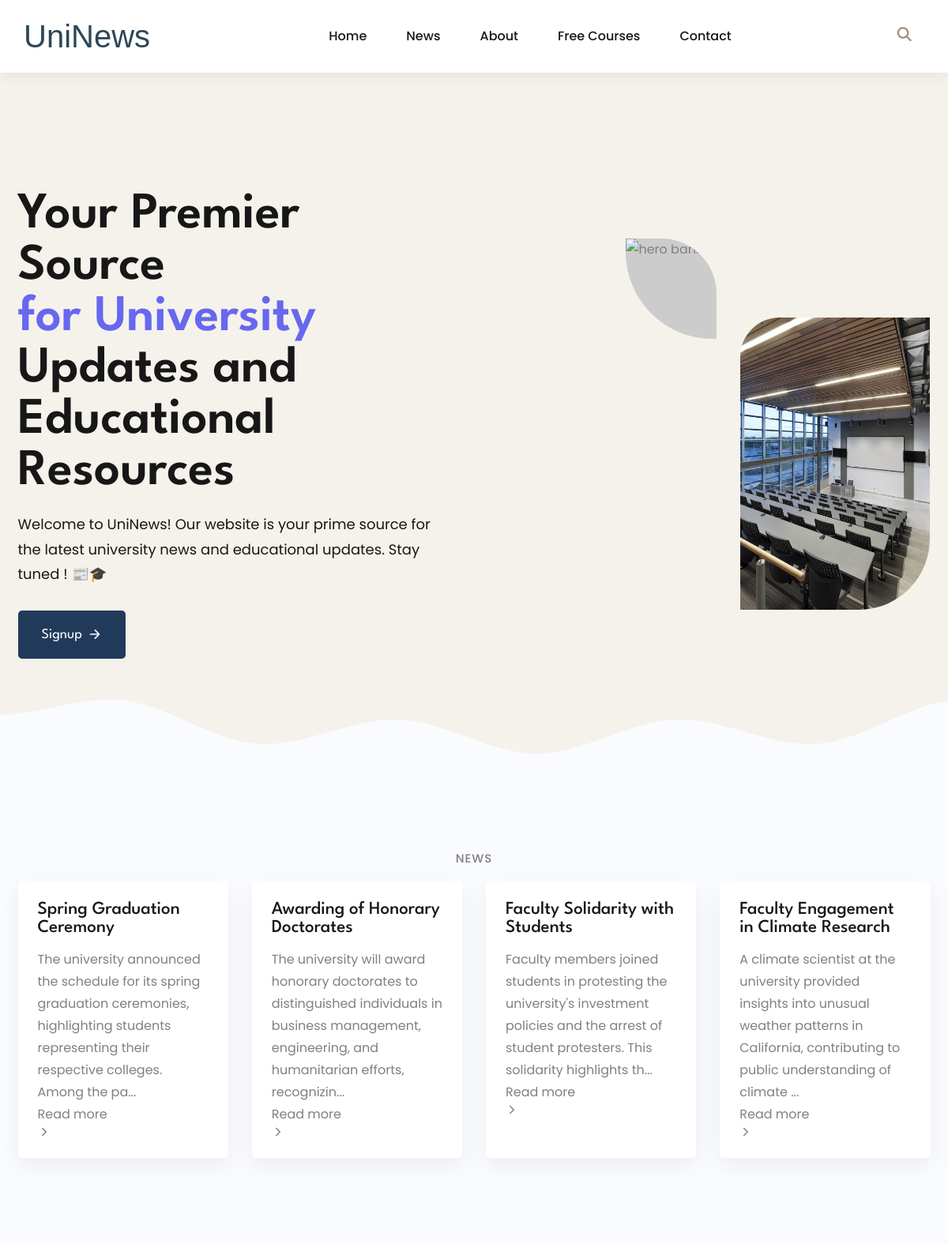
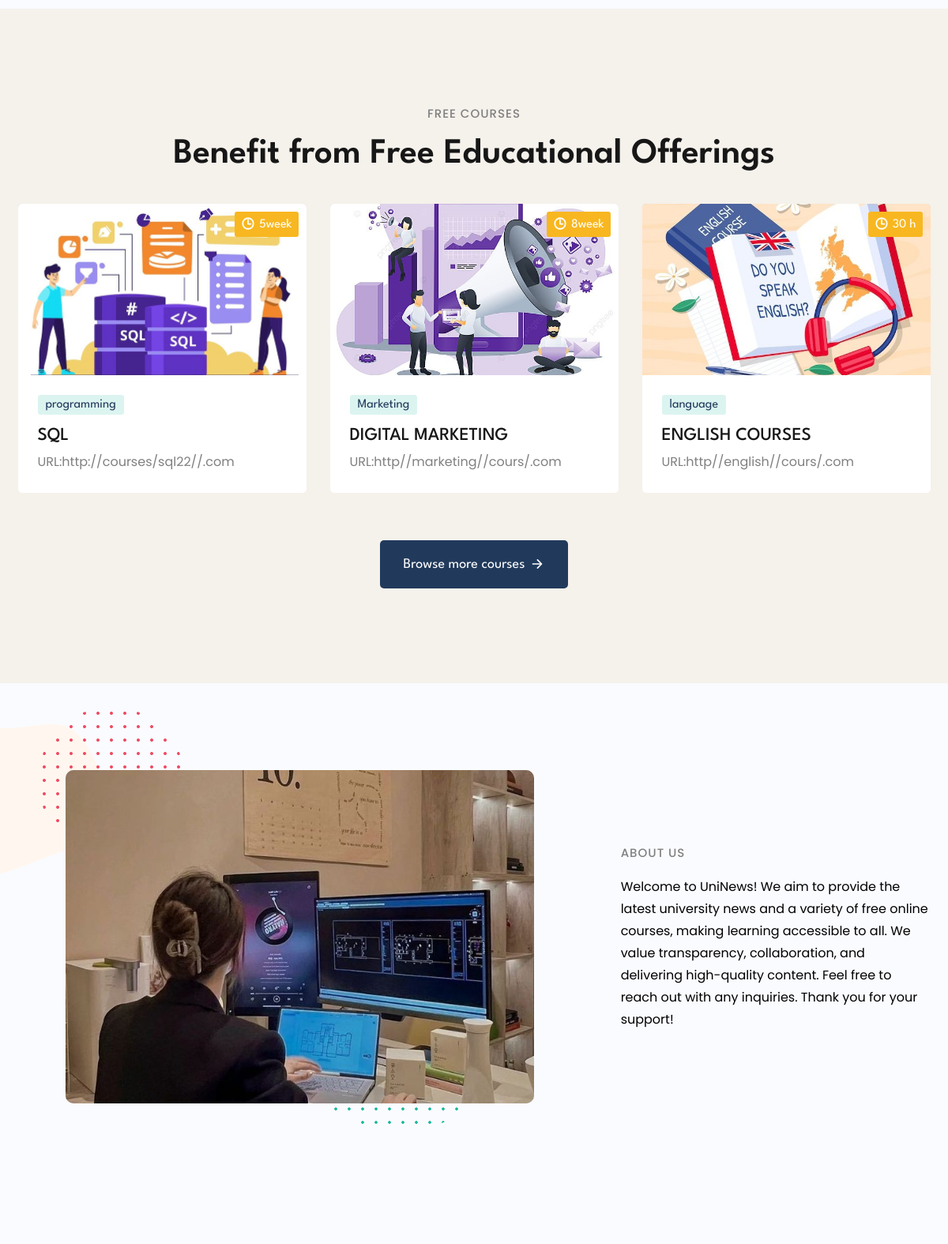
The page / (upper part) on the database its author committed (2 pictures, top to bottom).
### tables this page shows
CREATE TABLE `news` (
  `id` int(11) NOT NULL,
  `titlen` longtext NOT NULL,
  `content` longtext NOT NULL
);

CREATE TABLE `courses` (
  `id` int(11) NOT NULL,
  `time` varchar(200) NOT NULL,
  `photo` varchar(200) NOT NULL,
  `cat` varchar(200) NOT NULL,
  `text` longtext NOT NULL,
  `URL` varchar(255) NOT NULL
);

### index.php (the view, shortened to what this page needs)
<?php
include('config.php');
$sql1 = "SELECT * FROM news";
$result1 = $con->query($sql1);
?>
<!DOCTYPE html>
<html lang="en">
<head>
  <link rel="stylesheet" href="./assets/css/style.css">
<link href="https://cdn.jsdelivr.net/npm/remixicon@2.5.0/fonts/remixicon.css" rel="stylesheet">
<link rel="stylesheet" href="https://cdnjs.cloudflare.com/ajax/libs/font-awesome/6.5.1/css/all.min.css" />
</head>
<body id="top">
<?php
include('header1.php');
?>
  <main>
    <article>
      <section class="section hero has-bg-image" id="home" aria-label="home"
        style="background-image: url('./assets/images/hero-bg.svg')">
        <div class="container">
          <div class="hero-content">
            <h1 class="h1 section-title">
              Your Premier Source<span class="span">for University</span> Updates and Educational Resources
            </h1>
            <p class="hero-text">
Welcome to UniNews! Our website is your prime source for the latest university news and educational updates. Stay tuned ! 📰🎓
            </p>
            <a href="singup.php" class="btn has-before">
              <span class="span">Signup</span>
              <ion-icon name="arrow-forward-outline" aria-hidden="true"></ion-icon>
            </a>
          </div>
          <figure class="hero-banner">
            <div class="img-holder one" style="--width: 270; --height: 300;">
              <img src="./assets/images/uniuni.jpg" width="270" height="300" alt="hero banner" class="img-cover">
            </div>
            <div class="img-holder two" style="--width: 240; --height: 370;">
              <img src="./assets/images/oo.jpg" width="240" height="370" alt="hero banner" class="img-cover">
            </div>
          </figure>
        </div>
      </section>
      <section class="section News" id="news" aria-label="news">
      <div class="container">
        <p class="section-subtitle"> News</p>
        <ul class="grid-list">
                <?php
$newslimit = 4;
                if ($result1->num_rows > 0) {
                  $counter = 0;
                    while($row = $result1->fetch_assoc()) {
                      if( $counter < $newslimit ){
                ?>
                <li>
                    <div class="chapter-card">
                        <a href="full_news.php?id=<?php echo $row['id'];?>"> <h3 class="h3 card-title"><?php echo $row["titlen"]; ?></a></h3>
                        <p class="card-text"><?php $content_perview = substr($row["content"], 0, 150); echo $content_perview ."..."; ?></p>
                        <a href="full_news.php?id=<?php echo $row['id'];?>" class="btn-link">
                            <span class="span">Read more</span>
                            <ion-icon name="chevron-forward-outline" aria-hidden="true"></ion-icon>
                        </a>
                    </div>
                </li>
                <?php
                    }
                    $counter++;}
                } else {
                    echo "No record found";
                }
                ?>
            </ul>
      </section>
      <section class="section course" id="courses" aria-label="course">
    <div class="container">
        <p class="section-subtitle">Free Courses</p>
        <h2 class="h2 section-title">Benefit from Free Educational Offerings</h2>
        <ul class="grid-list">
            <?php
            $select_courses = mysqli_query($con, "SELECT * FROM `courses`LIMIT 3  ") or die('query failed');
            if(mysqli_num_rows($select_courses) > 0){
                while($fetch_courses = mysqli_fetch_assoc($select_courses)){
            ?>
            <li>
                <div class="course-card">
                    <figure class="card-banner img-holder" style="--width: 370; --height: 220;">
                        <img src="admin/uploaded_img/<?php echo $fetch_courses["photo"]; ?>" width="370" height="220" loading="lazy"
                            alt="<?php echo $fetch_courses["text"]; ?>" class="img-cover">
                    </figure>
                    <div class="abs-badge">
                        <ion-icon name="time-outline" aria-hidden="true"></ion-icon>
                        <span class="span"><?php echo $fetch_courses["time"]; ?></span>
                    </div>
                    <div class="card-content">
                        <span class="badge"><?php echo $fetch_courses["cat"]; ?></span>
                        <h3 class="h3">
                            <a href="#" class="card-title"><?php echo $fetch_courses["text"]; ?></a>
                        </h3>
                        <a href="<?php echo $fetch_courses["URL"]; ?>"class="card-titl" target="_blank">URL:<?php echo $fetch_courses["URL"]; ?></a>
                    </div>
                </div>
            </li>
            <?php
                }
            } else {
                echo '<li>No free courses available.</li>';
            }
            ?>
        </ul>
        <a href="freecourses.php" class="btn has-before">
            <span class="span">Browse more courses</span>
            <ion-icon name="arrow-forward-outline" aria-hidden="true"></ion-icon>
        </a>
    </div>
</section>
      <section class="section about" id="about" aria-label="about">
        <div class="container">
          <figure class="about-banner">
            <div class="img-holder" style="--width: 520; --height: 370;">
              <img src="about.jpg" width="520" height="370" loading="lazy" alt="about banner"
                class="img-cover">
            </div>
          </figure>
          <div class="about-content">
            <p class="section-subtitle">About Us</p>
            <p class="section-text1">
              Welcome to UniNews! We aim to provide the latest university news and a variety of free online courses, making learning accessible to all. We value transparency, collaboration, and delivering high-quality content. Feel free to reach out with any inquiries. Thank you for your support!            </p>
          </div>
        </div>
      </section>
</body>
</html>
  <?php
include('footer.php');
?>
</body>
</html>

### header1.php (style rules this page uses)
body { padding: 0; margin: 0; height: 100vh; width: 100%; }

### rows shown on the page
news: titlen "Spring Graduation Ceremony", content "The university announced the schedule for its spring graduation ceremonies, highlighting students representing their respective colleges. Among the pa"
news: titlen "Awarding of Honorary Doctorates", content "The university will award honorary doctorates to distinguished individuals in business management, engineering, and humanitarian efforts, recognizin"
news: titlen "Faculty Solidarity with Students", content "Faculty members joined students in protesting the university's investment policies and the arrest of student protesters. This solidarity highlights th"
news: titlen "Faculty Engagement in Climate Research", content "A climate scientist at the university provided insights into unusual weather patterns in California, contributing to public understanding of climate"
courses: photo (picture), time "5week", cat "programming", text "SQL", URL "http://courses/sql22//.com"
courses: photo (picture), time "8week", cat "Marketing", text "DIGITAL MARKETING", URL "http//marketing//cours/.com"
courses: photo (picture), time "30 h", cat "language", text "ENGLISH COURSES", URL "http//english//cours/.com"
